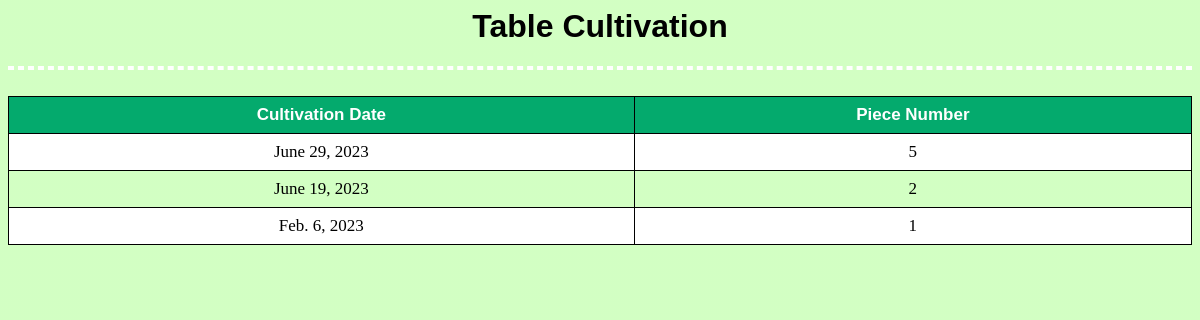
The app's page /cultivation/, older data.
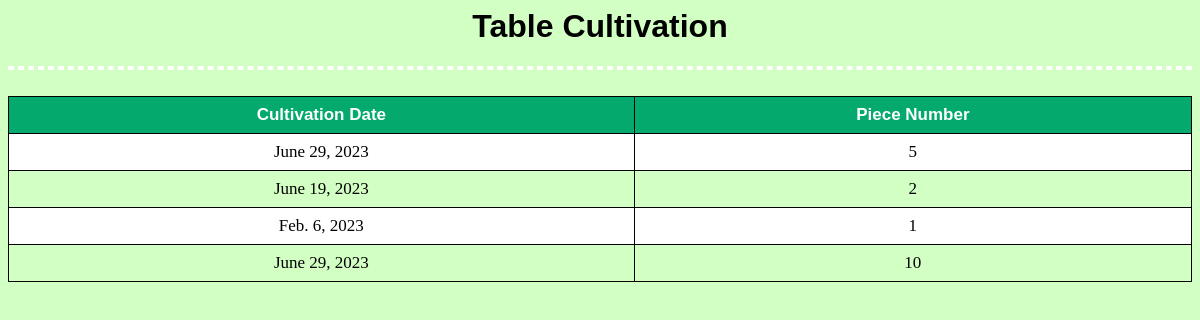
The same page, newer data.
### garden/models.py (models this page shows)
class Cultivation(models.Model):
    garden = models.ForeignKey(Garden, on_delete = models.CASCADE)
    cultivation_date = models.DateField()
    piece_number = models.PositiveIntegerField()

### garden/views.py (the view)
# urls.py: path('cultivation/', views.cultivation),
def cultivation(request):
    all = Cultivation.objects.all()
    return render(request, 'cultivation.html', {'cultivations' : all})

### templates/cultivation.html (shortened to what this page needs)
{% load static %}
<html lang="en">
<head>
    <link rel="stylesheet" href="{% static 'style.css' %}">
</head>
<body>
    <h1>  Table Cultivation  </h1>
    <hr>
    <br>
    <table>
        <tr>
          <th>Cultivation Date</th>
          <th>Piece Number</th>
        </tr>
	{% for cultivation in cultivations %}
	<tr>
		<td> {{ cultivation.cultivation_date }} </td>
		<td> {{ cultivation.piece_number }} </td>
	</tr>
	{% endfor %}
    </table>
</body>
</html>

Row changes from the older to the newer data that the page shows:
added Cultivation: cultivation_date "June 29, 2023", piece_number "10"
